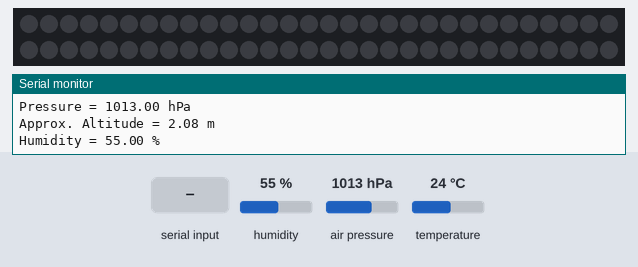
Recording of a sketch running on a simulated Arduino Uno, built with avr-gcc and run on an emulated ATmega328P. Parts: 60 RGB LEDs in strip order, left to right, continuing on the next row, the last lines printed to the serial monitor. The test bench sets the inputs (shaded band); at power-on: humidity 55 %, air pressure 1013 hPa, temperature 24 °C. Dim RGB values are drawn brighter than linear.

Above: at 1.2 s.
1.3 s: "1" received over Serial
At 2.1 s:
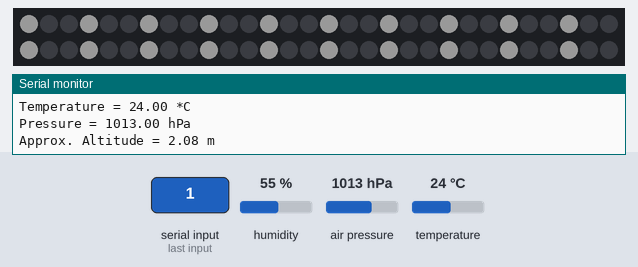
At 2.5 s:
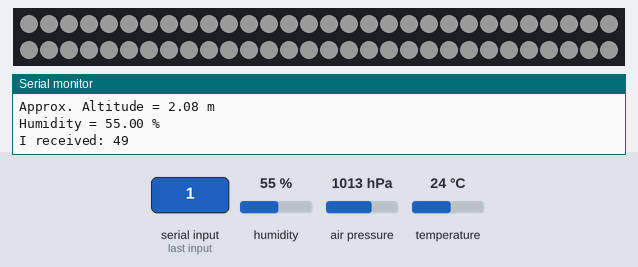
3.6 s: "2" received over Serial
6.3 s: "3" received over Serial
At 7.37 s:
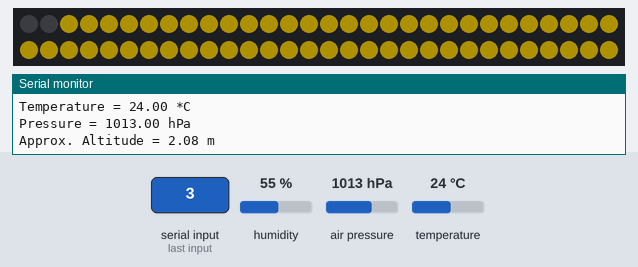

Measured:
- after the input at 1.3 s, the LEDs: change after 0.79 s (image 1)
- after the input at 6.3 s, the LEDs: change after 1.1 s (image 3)

The sketch:

_.ino
```cpp
#include <Wire.h>
#include <SPI.h>
#include <Adafruit_Sensor.h>
#include <Adafruit_BME280.h>
#include <SoftwareSerial.h>
#include "Heartrate.h"

Heartrate heartrate(DIGITAL_MODE); ///< ANALOG_MODE or DIGITAL_MODE
SoftwareSerial BT(1, 0);

#define heartratePin A1
#define BME_SCK 13
#define BME_MISO 12
#define BME_MOSI 11
#define BME_CS 10

#define SEALEVELPRESSURE_HPA (1013.25)
#include <Adafruit_NeoPixel.h>
#ifdef __AVR__
 #include <avr/power.h> // Required for 16 MHz Adafruit Trinket
#endif

// Which pin on the Arduino is connected to the NeoPixels?
// On a Trinket or Gemma we suggest changing this to 1:
#define LED_PIN    6

// How many NeoPixels are attached to the Arduino?
#define LED_COUNT 60

// Declare our NeoPixel strip object:
Adafruit_NeoPixel strip(LED_COUNT, LED_PIN, NEO_GRB + NEO_KHZ800);

int incomingByte;
Adafruit_BME280 bme; // I2C
//Adafruit_BME280 bme(BME_CS); // hardware SPI
//Adafruit_BME280 bme(BME_CS, BME_MOSI, BME_MISO, BME_SCK); // software SPI

unsigned long delayTime;

void setup() {
  #if defined(__AVR_ATtiny85__) && (F_CPU == 16000000)
  clock_prescale_set(clock_div_1);
#endif
  strip.begin();           // INITIALIZE NeoPixel strip object (REQUIRED)
  strip.show();            // Turn OFF all pixels ASAP
  strip.setBrightness(50); // Set BRIGHTNESS to about 1/5 (max = 255)
  Serial.begin(9600);
    //Serial.println(F("BME280 test"));
    bool status;

    // default settings
    // (you can also pass in a Wire library object like &Wire2)
    status = bme.begin();
    if (!status) {
        Serial.println("Could not find valid sensors, check wiring!");
        while (1);
    }

    Serial.println("-- Default Test --");
    delayTime = 1000;

    Serial.println();

}

void loop() {

    if (Serial.available() > 0) {
    incomingByte = Serial.read();
    Serial.print("I received: ");
    Serial.println(incomingByte, DEC);
  }
  if (incomingByte==49){
     theaterChase(strip.Color(127, 127, 127), 50); // white
  }
  else if (incomingByte==50){
     theaterChase(strip.Color(245, 222, 179), 50); // warm
  }
  else if(incomingByte==51){
     whiteOverRainbow(75, 2);
  }
  else if(incomingByte==52){
    theaterChase(strip.Color(0, 0, 0), 50); // warm
  }
    delay(delayTime);

    printValues();
}

void printValues() {
    Serial.print("Temperature = ");
    Serial.print(bme.readTemperature());
    Serial.println(" *C");

    Serial.print("Pressure = ");

    Serial.print(bme.readPressure() / 100.0F);
    Serial.println(" hPa");

    Serial.print("Approx. Altitude = ");
    Serial.print(bme.readAltitude(SEALEVELPRESSURE_HPA));
    Serial.println(" m");

    Serial.print("Humidity = ");
    Serial.print(bme.readHumidity());
    Serial.println(" %");

    Serial.println();
}


void theaterChase(uint32_t color, int wait) {
  for(int a=0; a<10; a++) {  // Repeat 10 times...
    for(int b=0; b<3; b++) { //  'b' counts from 0 to 2...
      //strip.clear();         //   Set all pixels in RAM to 0 (off)
      // 'c' counts up from 'b' to end of strip in steps of 3...
      for(int c=b; c<strip.numPixels(); c += 3) {
        strip.setPixelColor(c, color); // Set pixel 'c' to value 'color'
      }
      strip.show(); // Update strip with new contents
      delay(wait);  // Pause for a moment
    }
  }
}

void whiteOverRainbow(int whiteSpeed, int whiteLength) {

  if(whiteLength >= strip.numPixels()) whiteLength = strip.numPixels() - 1;

  int      head          = whiteLength - 1;
  int      tail          = 0;
  int      loops         = 3;
  int      loopNum       = 0;
  uint32_t lastTime      = millis();
  uint32_t firstPixelHue = 0;

  for(;;) { // Repeat forever (or until a 'break' or 'return')
    for(int i=0; i<strip.numPixels(); i++) {  // For each pixel in strip...
      if(((i >= tail) && (i <= head)) ||      //  If between head & tail...
         ((tail > head) && ((i >= tail) || (i <= head)))) {
        strip.setPixelColor(i, strip.Color(0, 0, 0, 255)); // Set white
      } else {                                             // else set rainbow
        int pixelHue = firstPixelHue + (i * 65536L / strip.numPixels());
        strip.setPixelColor(i, 255,215,0);
      }
    }

    strip.show(); // Update strip with new contents
    // There's no delay here, it just runs full-tilt until the timer and
    // counter combination below runs out.

    firstPixelHue += 40; // Advance just a little along the color wheel

    if((millis() - lastTime) > whiteSpeed) { // Time to update head/tail?
      if(++head >= strip.numPixels()) {      // Advance head, wrap around
        head = 0;
        if(++loopNum >= loops) return;
      }
      if(++tail >= strip.numPixels()) {      // Advance tail, wrap around
        tail = 0;
      }
      lastTime = millis();                   // Save time of last movement
    }
  }
}
```

Heartrate.cpp
```cpp
#include "Heartrate.h"

#define debug_ 1

uint16_t value[SAMPLE_NUMBER]={0}; ///< Initialize sampling point value

/*!
* @brief Get a Sample values
*
* @brief  Get a Sample values
*
* @return uint16_t
*/
uint16_t Heartrate::getValue(uint8_t pin)
{
	valueCount_++;
    if(valueCount_ >= SAMPLE_NUMBER){
        valueCount_ = 0;
    }
	value[valueCount_] = analogRead(pin);
    return(value[valueCount_]);

}

/*!
* @brief Get a sample
*
* @brief  Get the current location
*
* @return uint8_t
*/
uint8_t Heartrate::getCnt(void)
{
    return(valueCount_);
}

/*!
* @brief Points to a valid node of the wave rise
*
* @brief  When the sampling point value increased 4 times in a row, considered to be a heartbeat
*
* @return char
*/

char Heartrate::maxNumber(uint8_t count)
{
	uint16_t temp1,temp2;
	for(int i=0;i<4;i++){
		if(count<i){
			temp1 = SAMPLE_NUMBER+count-i;
		}else{
			temp1 = count-i;
		}
		if(count<i+1){
			temp2 = SAMPLE_NUMBER+(count-1)-i;
		}else{
			temp2 = (count-1)-i;
		}
		if(value[temp1]<=value[temp2])return(0);
	}
	if(valueFlag){
		valueFlag=1;
		return(0);
	}else{
		valueFlag=1;
		return(1);
	}
}

/*!
* @brief Waveform down processing
*
* @brief  When the sample values decreased four times in a row, clear the heartbeat
*
* @return void
*/

void Heartrate::minNumber(uint8_t count)
{
	uint16_t temp1,temp2;
	for(int i=0;i<4;i++){
		if(count<i){
			temp1 = SAMPLE_NUMBER+count-i;
		}else{
			temp1 = count-i;
		}
		if(count<i+1){
			temp2 = SAMPLE_NUMBER+(count-1)-i;
		}else{
			temp2 = (count-1)-i;
		}
		if(value[temp1]>=value[temp2])return;
	}
	valueFlag = 0;

}


/*!
* @brief Get heart rate value
*
* @brief  Sample ten times in a row beating heart rate value is computed
*
* @return uint16_t
*/

uint16_t Heartrate::analogGetRate(void)
{

	static uint8_t timeFlag;
	static unsigned long sampleTime[10];
	unsigned long valueTime_;
	minNumber(valueCount_);
	if(maxNumber(valueCount_)){
        nowTim = millis();
		uint32_t difTime =  nowTim - lastTim;
        lastTim = nowTim;

        if(difTime>300 || difTime<2000){
            sampleTime[timeFlag++] = difTime;
            if(timeFlag > 9)timeFlag=0;
        }
        if(0 == sampleTime[9]){
            Serial.println("Wait for valid data !");
            return(0);
        }

		uint32_t Arrange[10]={0};
		for(int i=0;i<10;i++){
            Arrange[i] = sampleTime[i];
        }
        uint32_t Arrange_=0;
        for(int i=9;i>0;i--){
            for(int j=0;j<i;j++){
                if(Arrange[j] > Arrange[j+1]){
                Arrange_ = Arrange[j];
                Arrange[j] = Arrange[j+1];
                Arrange[j+1] = Arrange_;
                }
            }
        }
		if((Arrange[7]-Arrange[3])>150){
            Serial.println("Wait for valid data !");
			return(0);
		}

        Arrange_ = 0;
		for(int i=3;i<=7;i++){
			Arrange_ += Arrange[i];
		}

		valueTime_ = 300000/Arrange_;///<60*1000*(7-2)
		return((uint16_t)valueTime_);
	}
	return(0);
}

/*!
* @brief Get heart rate value
*
* @brief  Sample ten times in a row beating heart rate value is computed
*
* @return uint16_t
*/

uint16_t Heartrate::digitalGetRate(void)
{

	static uint8_t timeFlag;
	static unsigned long sampleTime[10];
	unsigned long valueTime_;
	uint8_t count_;

	if(valueCount_){
		count_ = valueCount_-1;
	}else{
		count_ = SAMPLE_NUMBER-1;
	}
	if((value[valueCount_]>1000)&&(value[count_]<20)){
        nowTim = millis();
		uint32_t difTime =  nowTim - lastTim;
        lastTim = nowTim;

        if(difTime>300 || difTime<2000){
            sampleTime[timeFlag++] = difTime;
            if(timeFlag > 9)timeFlag=0;
        }
        if(0 == sampleTime[9]){
            Serial.println("Wait for valid data1 !");
            return(0);
        }

		uint32_t Arrange[10]={0};
		for(int i=0;i<10;i++){
            Arrange[i] = sampleTime[i];
        }
        uint32_t Arrange_=0;
        for(int i=9;i>0;i--){
            for(int j=0;j<i;j++){
                if(Arrange[j] > Arrange[j+1]){
                Arrange_ = Arrange[j];
                Arrange[j] = Arrange[j+1];
                Arrange[j+1] = Arrange_;
                }
            }
        }
		if((Arrange[7]-Arrange[3])>165){
        Serial.println("Wait for valid data !");
		}

        Arrange_ = 0;
		for(int i=3;i<=7;i++){
			Arrange_ += Arrange[i];
		}

		valueTime_ = 300000/Arrange_;///<60*1000*(7-2)
		return((uint16_t)valueTime_);
    }
	return(0);

}

/*!
* @brief Get heart rate value
*
* @brief  Sample ten times in a row beating heart rate value is computed
*
* @return uint16_t
*/
uint16_t Heartrate::getRate(void)
{
	if(mode_ == DIGITAL_MODE){
		return(digitalGetRate());
	}else{
		return(analogGetRate());
	}
}
```

Heartrate.h
```cpp
#ifndef HEARTRATE__H
#define HEARTRATE__H
#include "Arduino.h"
#define ANALOG_MODE 0
#define DIGITAL_MODE 1
#define SAMPLE_NUMBER 100
class Heartrate
{
public:
  Heartrate(char mode) { mode_ = mode; }
	char maxNumber(uint8_t count);
	void minNumber(uint8_t count);
	uint16_t analogGetRate(void);
	uint16_t digitalGetRate(void);
	uint16_t getRate(void);
  uint8_t getCnt(void);
	uint16_t getValue(uint8_t pin);
private:
	uint8_t mode_;
	uint8_t valueCount_=255;
	uint8_t valueFlag;
  uint32_t nowTim=0,lastTim=0;
};
#endif
```
